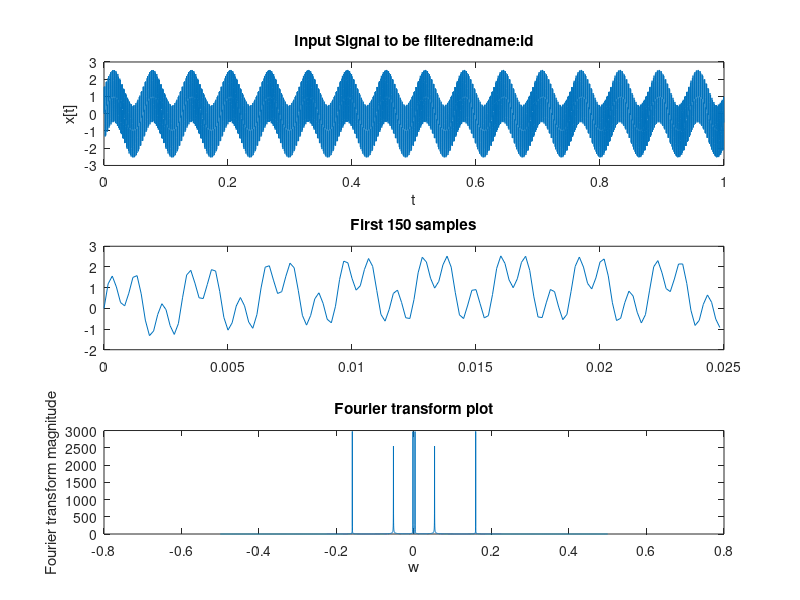

This figure's MATLAB source: (Note: this script raises an error after producing the figure.)
% Part A
fs=6000; % sampling frequency
time=1;
t=0:1/fs:time-1/fs;
R=(-time*fs/2:(time*fs)/2-1)/(time*fs);
x=sin(100*t) + sin(2000*t) + sin(6000*t); % function given
x_fft=fft(x,fs); % using fourier transform function
x_fft=fftshift(x_fft); % using fourier transform function
% create 3 row, 1 columns, and set the figure in the top left box
subplot(3,1,1);
plot(t,x);

xlabel('t');
ylabel('x[t]');
title('Input Signal to be filteredname:id');
% create 3 row, 1 columns, and set the figure in the top right box
subplot(3,1,2);
plot(t(1:150),x(1:150));
title('First 150 samples');
% create 3 row, 1 columns, and set the figure in the middle left box
subplot(3,1,3);
plot(R,abs(x_fft));
xlabel('w');
ylabel('Fourier transform magnitude');
% title of the graph
title('Fourier transform plot');
print('-r500','-dpdf','Lab5_Q1_a_Figure_1');
% declaring filter's specefications for order 4
y=zeros(2,length(x));
% using zeros funtion for y
wn=[600/6000,700/6000];
% declaring wn
% using matlab commands to design butter filter
[b,a]=butter(4,wn,'Bandpass');
[H,f]=freqz(b,a);
y_n=filter(b,a,x);
y_fft=fft(y_n,fs);
y_fft=fftshift(y_fft);
% figure of the filter's output with order 4
figure;
%create 2 row, 1 columns, and set the figure in the top left box
subplot(2,1,1);
plot(f/pi,abs(H));
xlabel('frequency in pi ');
% title of the graph
title('The magnitude response of Butterworth filter with order:4name:id');
% create 2 row, 1 columns, and set the figure in the top right box
subplot(2,1,2);
plot(t(1:150),y_n(1:150));
% title of the graph
title('output of 150 samples of order:4');
print('-r500','-dpdf','Lab5_Q1_a_Figure_2');
% printing figure 2
% declaring filter's specifications for order 8
wn1=[450/6000,850/6000];
[b,a]=butter(8,wn1,'Bandpass');
[H,f]=freqz(b,a);
y_n1=filter(b,a,x);
y_fft1=fft(y_n1,fs);
y_fft1=fftshift(y_fft1);
figure;
% create 3 row, 1 columns, and set the figure in the top left box
subplot(3,1,1);
plot(f/pi,abs(H));
xlabel('frequency in pi');
title('The magnitude response of Butterworth filter with order:8name:id');
% create 3 row, 1 columns, and set the figure in the top right box
subplot(3,1,2);
plot(t(1:150),y_n1(1:150));
title('output of 150 samples of order:8');
% create 3 row, 1 columns, and set the figure in the middle left box
subplot(3,1,3);
plot(R,abs(y_fft1));
ylabel('Fourier transform magnitude');
title('Fourier transform plot');
print('-r500','-dpdf','Lab5_Q1_a_Figure_3');


% Part B
fs=6000;
% sampling frequency
time=1;
t=0:1/fs:time-1/fs;

R=(-time*fs/2:(time*fs)/2-1)/(time*fs);
x=sin(100*t) + sin(2000*t) + sin(6000*t);
% function given
x_fft=fft(x,fs);
% using Fourier transform function
x_fft=fftshift(x_fft);
% using Fourier transform function
% create 3 row, 1 columns, and set the figure in the top left box
subplot(3,1,1);
plot(t,x);
xlabel('t');
ylabel('x[t]');
% title of the graph
title('Input Signal to be filteredname:id');
% create 3 row, 1 columns, and set the figure in the top right box
subplot(3,1,2);
plot(t(1:150),x(1:150));
% title of the graph
title('First 150 samples');
% create 3 row, 1 columns, and set the figure in the middle left box
subplot(3,1,3);
plot(R,abs(x_fft));
% to label the x-axis with the specified string
xlabel('w');
% to label the y-axis with the specified string
ylabel('Fourier transform magnitude');
% title of the graph
title('Fourier transform plot');
print('-r500','-dpdf','Lab5_Q1_b_Figure_1');
% printing figure 1
% declaring filter's
specifications for order 4
y=zeros(2,length(x));
% using zeros function for y
wn=[350/6000,750/6000];
% declaring wn
Rp=1;
% declaring Rp as given in the question
% using matlab commands to design Chebyshev type I filter
[b,a]=cheby1(4,Rp,wn,'Bandpass');
[H,f]=freqz(b,a);
y_n=filter(b,a,x);
y_fft=fft(y_n,fs);
y_fft=fftshift(y_fft);
% figure of the filter's output with order 4
figure;
% create 2 row, 1 columns, and set the figure in the top left box
subplot(2,1,1);
plot(f/pi,abs(H));
xlabel('frequency in pi');
title('The magnitude response of Chebyshev type I filter with order:4name:id');
% create 2 row, 1 columns, and set the figure in the top right box
subplot(2,1,2);
plot(t(1:150),y_n(1:150));

title('output of 150 samples of order:4');
print('-r500','-dpdf','Lab5_Q1_b_Figure_2');
% printing figure 2
% declaring filter's specifications for order 8
wn1=[450/6000,1050/6000];
Rp=1;
[b,a]=cheby1(8,Rp,wn1,'Bandpass');
[H,f]=freqz(b,a);
y_n1=filter(b,a,x);
y_fft1=fft(y_n1,fs);
y_fft1=fftshift(y_fft1);
% figure of the filter's output with order 8
figure;
% create 3 row, 1 columns, and set the figure in the top left box
subplot(3,1,1);
plot(f/pi,abs(H));
% to label the x-axis with thespecified string
xlabel('frequency in pi');
% title of the graph
title('The magnitude response of Chebyshev type I filter with order:8name:id');
% create 3 row, 1 columns, and set the figure in the top right box
subplot(3,1,2);
plot(t(1:150),y_n1(1:150));
% title of the graph
title('output of 150 samples of order:8');
% create 3 row, 1 columns, and set the figure in the middle left box
subplot(3,1,3);
plot(R,abs(y_fft1));
% to label the y-axis with the specified string
ylabel('Fourier transformmagnitude');

title('Fourier transform plot');
print('-r500','-dpdf','Lab5_Q1_b_Figure_3');